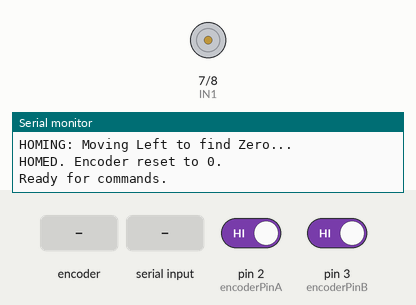
A sketch run on a simulated Arduino Uno, built with avr-gcc and run on an emulated ATmega328P. Parts: motor-driver pin pairs drawn as motors (green arrow = first pin HIGH = forward, orange = second pin HIGH = backward, longer = more drive, scaled by the enable pin), the last lines printed to the serial monitor. The test bench sets the inputs (shaded band); at power-on: pin 2 (encoderPinA) HIGH, pin 3 (encoderPinB) HIGH.

Above: at 3.2 s.
3.3 s: rotary encoder on pin 2 (encoderPinA) / pin 3 (encoderPinB) turned 1 step (first pin leading)
At 3.45 s:
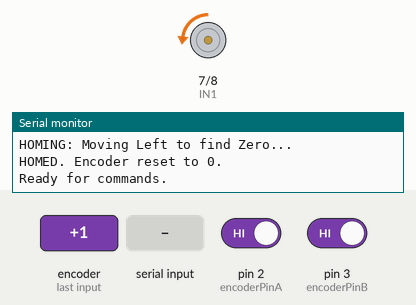
6.5 s: "90,45\n" received over Serial
At 7.1 s:
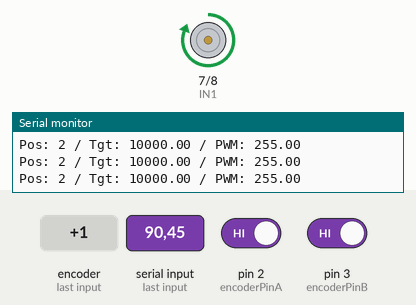
Timing chart, 0 to 9.5 s (numbered marks = the images above; inputs shaded):
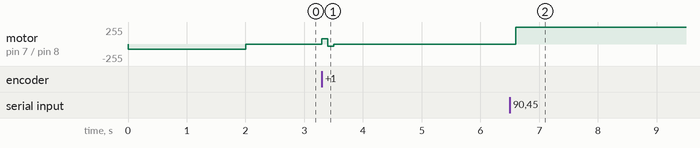

The sketch:

always-winning-plinko.ino
```cpp
// ------------------------------------------------------
// Arduino Sketch — Position Control: Catcher Carriage Drive
// Motor control pins: ENA=5 (PWM), IN1=7, IN2=8
// Encoder pins: A=2, B=3
// Motor+Encoder: Pololu 37D (64 CPR)
// Serial input: from Pi, ball_x_norm (0.0 .. 1.0) on newline
// This script performs the following:
// 1. Powers up and performs "Homing" (finds zero)
// 2. Listens for x_norm (0.0-1.0) from Pi
// 3. Converts x_norm -> inches -> encoder counts
// 4. Uses PID to drive carriage to target
// ------------------------------------------------------

#include <PID_v1.h>

// --- PINS ---
const int ENA = 5;  // PWM
const int IN1 = 7;
const int IN2 = 8;
const int encoderPinA = 2;
const int encoderPinB = 3;

// --- USER CONFIGURATION (UPDATE THESE AFTER CALIBRATION) ---
// 1. How many encoder counts equal 1 inch (or 1 cm)?
//    Calculate this from your manual calibration data (Slope).
float COUNTS_PER_INCH = 500.0;

// 2. What is the physical width of the board (in same units as above)?
//    This maps x_norm 1.0 to a physical distance.
float BOARD_WIDTH_INCHES = 20.0;

// 3. PID Tuning Parameters (IMPORTANT TO TUNE)
double Kp = 2.0, Ki = 0.5, Kd = 1.0;
// ----------------------------------------------------------

volatile long encoderPos = 0;
volatile int lastEncoded = 0;

// PID Variables
double setpoint = 0.0;
double inputVal = 0.0;
double outputVal = 0.0;

PID myPID(&inputVal, &outputVal, &setpoint, Kp, Ki, Kd, DIRECT);

// Encoder Interrupt Routine
void updateEncoder() {
  int MSB = digitalRead(encoderPinA);
  int LSB = digitalRead(encoderPinB);
  int encoded = (MSB << 1) | LSB;
  int sum = (lastEncoded << 2) | encoded;

  if (sum == 0b1101 || sum == 0b0100 || sum == 0b0010 || sum == 0b1011) encoderPos++;
  if (sum == 0b1110 || sum == 0b0111 || sum == 0b0001 || sum == 0b1000) encoderPos--;

  lastEncoded = encoded;
}

void setup() {
  Serial.begin(9600);

  pinMode(ENA, OUTPUT);
  pinMode(IN1, OUTPUT);
  pinMode(IN2, OUTPUT);
  pinMode(encoderPinA, INPUT_PULLUP);
  pinMode(encoderPinB, INPUT_PULLUP);

  attachInterrupt(digitalPinToInterrupt(encoderPinA), updateEncoder, CHANGE);
  attachInterrupt(digitalPinToInterrupt(encoderPinB), updateEncoder, CHANGE);

  // --- HOMING ROUTINE ---
  Serial.println("HOMING: Moving Left to find Zero...");

  // Drive LEFT slowly to hit the hard stop
  digitalWrite(IN1, LOW);
  digitalWrite(IN2, HIGH);
  analogWrite(ENA, 80); // low speed (approx 30%)

  // Run for 2 seconds (adjust depending on board length)
  // This ensures we hit the wall even if we started in the middle.
  delay(2000);

  // stop motor
  analogWrite(ENA, 0);
  digitalWrite(IN1, LOW);
  digitalWrite(IN2, LOW);

  // reset encoder (this is now physical 0)
  noInterrupts();
  encoderPos = 0;
  lastEncoded = 0;
  interrupts();

  Serial.println("HOMED. Encoder reset to 0.");
  // ----------------------

  myPID.SetMode(AUTOMATIC);
  myPID.SetOutputLimits(-255, 255);
  Serial.println("Ready for commands.");
}

void loop() {
  // 1. RECEIVE DATA
  if (Serial.available() > 0) {
    String data = Serial.readStringUntil('\n');
    double x_norm = data.toFloat(); // Value between 0.0 and 1.0

    // 2. CONVERT TO PHYSICAL TARGET
    // distance in inches
    double targetInches = x_norm * BOARD_WIDTH_INCHES;

    // convert to counts (calibration Math)
    double targetCounts = targetInches * COUNTS_PER_INCH;

    // 3. SOFT LIMITS (safety)
    // prevent trying to drive past the board width
    double maxAllowedCounts = BOARD_WIDTH_INCHES * COUNTS_PER_INCH;

    if (targetCounts < 0) targetCounts = 0;
    if (targetCounts > maxAllowedCounts) targetCounts = maxAllowedCounts;

    setpoint = targetCounts;

    Serial.print("Norm: "); Serial.print(x_norm);
    Serial.print(" -> Inch: "); Serial.print(targetInches);
    Serial.print(" -> Setpoint: "); Serial.println(setpoint);
  }

  // 4. PID CONTROL
  inputVal = (double)encoderPos;
  myPID.Compute();

  // 5. MOTOR DRIVE
  if (outputVal > 0) {
    // drive right
    analogWrite(ENA, (int)outputVal);
    digitalWrite(IN1, HIGH);
    digitalWrite(IN2, LOW);
  } else if (outputVal < 0) {
    // drive left
    analogWrite(ENA, (int)(-outputVal));
    digitalWrite(IN1, LOW);
    digitalWrite(IN2, HIGH);
  } else {
    // stop
    analogWrite(ENA, 0);
    digitalWrite(IN1, LOW);
    digitalWrite(IN2, LOW);
  }

  // debug output every 200ms
  static unsigned long lastPrint = 0;
  if (millis() - lastPrint >= 200) {
    // only print if moving or significant error to keep serial quiet
    if (abs(setpoint - inputVal) > 50) {
        Serial.print("Pos: "); Serial.print(encoderPos);
        Serial.print(" / Tgt: "); Serial.print(setpoint);
        Serial.print(" / PWM: "); Serial.println(outputVal);
    }
    lastPrint = millis();
  }
}
```

Measured:
- after the input at 3.3 s, motor on pin 7 (IN1) / pin 8 (IN2): stopped → forward 80/255 at once, → backward 34/255 0.10 s later, → backward 4/255 0.10 s later, → backward 5/255 0.90 s later, … (6 changes in this stretch)
